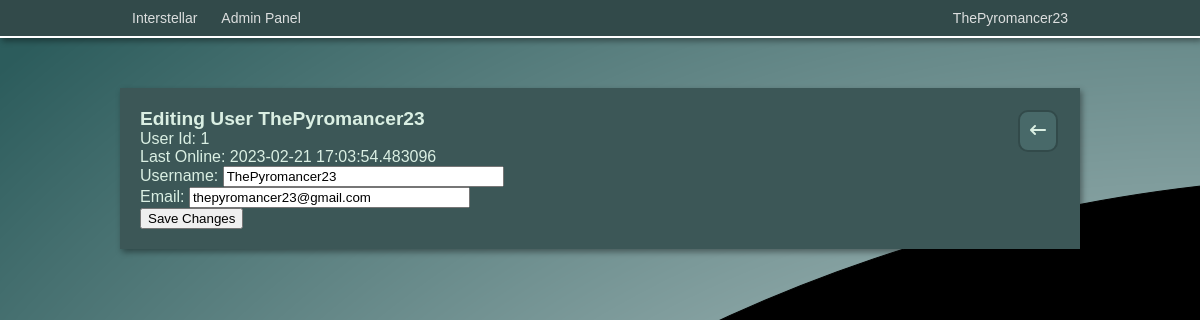
Before: /admin/edit_user?id=1 (signed in) with the older database file.
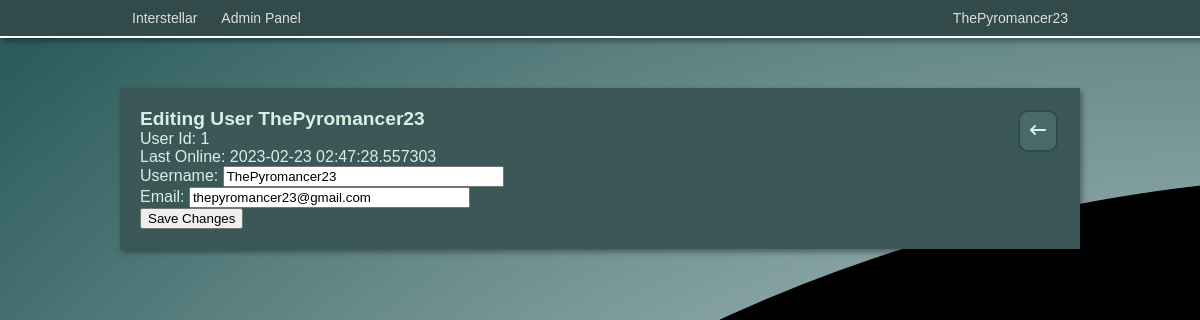
After: the same page with the newer database file.
### app/models.py (models this page shows, shortened)
class User(UserMixin, db.Model):
    id = db.Column(db.Integer, primary_key=True)
    username = db.Column(db.String(64), index=True, unique=True)
    email = db.Column(db.String(120), index=True, unique=True)
    password_hash = db.Column(db.String(128))
    privilege_level = db.Column(db.Integer, default=1)
    last_online = db.Column(db.DateTime, default=datetime.utcnow)
    created_storylets = db.relationship('Storylet', backref='author', lazy='dynamic')

### app/admin/routes.py (the view)
@bp.route('/edit_user', methods=['GET', 'POST'])
@login_required
def edit_user():
    if current_user.privilege_level > 1:
        id = request.args.get('id', type=int)
        user = db.session.query(User).get(id)
        form = EditUserForm(user.username, user.email)
        if form.validate_on_submit():
            user.username = form.username.data
            user.email = form.email.data
            user.privilege_level = form.privilege_level.data
            db.session.commit()
            flash('Your changes have been saved.')
            return redirect(url_for('admin.edit_user', id=user.id))
        elif request.method == 'GET':
            form.username.data = user.username
            form.email.data = user.email
            form.privilege_level.data = user.privilege_level
        return render_template('edit_user.html', user=user, form=form)
    else:
        return redirect(url_for('index'))

### app/admin/forms.py (shortened to what this page needs)
class EditUserForm(FlaskForm):
    username = StringField('Username', validators=[DataRequired()])
    email = StringField('Email', validators=[DataRequired(), Email()])
    privilege_level = IntegerField('Privilege_Level', validators=[DataRequired(), NumberRange(1, 2, "Integer must be 1 or 2.")])
    submit = SubmitField('Save Changes')
    def __init__(self, o_username, o_email, *args, **kwargs):
        self.o_username = o_username
        self.o_email = o_email
        super(EditUserForm, self).__init__(*args, **kwargs)

### app/models.py (called while the page is built)
@login.user_loader
def load_user(id):
    return User.query.get(int(id))

### app/routes.py (called while the page is built)
@app.before_request
def before_request():
    if current_user.is_authenticated:
        current_user.last_online = datetime.utcnow()
        db.session.commit()

### app/admin/templates/edit_user.html (shortened to what this page needs)
<!DOCTYPE html>
<html>
<head>
    <link rel="stylesheet" href="{{ url_for('admin.static', filename='css/admin.css') }}">
</head>
<body>
    {% include 'navbar.html' %}
    <div class="pageblock"></div>
    <div style="width: 960px; margin: auto;">
        <div style="padding: 20px;" class="game boxshadow">
            <a class="adm-btn-link" href="{{ url_for('admin.users', pagenum=1) }}"><div><i class="fa-solid fa-arrow-left-long"></i></div></a>
            <h2>Editing User {{ user.username }}</h2>
            <p>User Id: {{ user.id }}</p>
            <p>Last Online: {{ user.last_online }}</p>
            <form action="{{ url_for('admin.edit_user') + '?id=' + user.id|string }}" method="post">
                <p>{{ form.username.label }}: {{ form.username(size=32) }}</p>
                <p>{{ form.email.label }}: {{ form.email(size=32) }}</p>
                <p>{{ form.submit() }}</p>
            </form>
        </div>
    </div>
</body>
</html>

### app/templates/navbar.html (shortened to what this page needs)
<div class="navbar boxshadow">
    <div class="navbar-inner">
        <a class="nav-link" href="{{ url_for('index') }}">Interstellar</a>
        {% if current_user.is_authenticated %}
            <div class="dropdown-container">
                <div class="ddbtn nav-link">{{current_user.username}}</div>
                </div>
            </div>
            {% if current_user.privilege_level > 1 %}
            <div style="float: left;" class="dropdown-container">
                <a href="{{ url_for('admin.admin') }}"><div class="ddbtn nav-link">Admin Panel</div></a>
                </div>
            </div>
            {% endif %}
        {% endif %}

Changed rows visible on the page:
changed User "ThePyromancer23": last_online "2023-02-21 17:03:54.483096" → "2023-02-23 02:47:28.557303"
